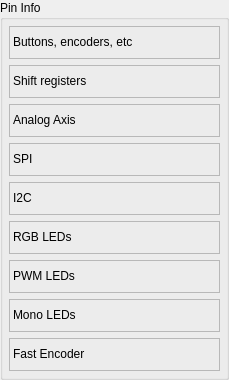
 <widget class="QWidget" name="PinTypeHelper">
  <property name="geometry">
   <rect>
    <x>0</x>
    <y>0</y>
    <width>229</width>
    <height>380</height>
   </rect>
  </property>
  <property name="windowTitle">
   <string>Form</string>
  </property>
  <layout class="QVBoxLayout" name="verticalLayout_2">
   <property name="leftMargin">
    <number>0</number>
   </property>
   <property name="topMargin">
    <number>0</number>
   </property>
   <property name="rightMargin">
    <number>0</number>
   </property>
   <property name="bottomMargin">
    <number>0</number>
   </property>
   <item>
    <widget class="QGroupBox" name="groupBox">
     <property name="toolTip">
      <string>&lt;html&gt;&lt;head/&gt;&lt;body&gt;&lt;p&gt;&lt;span style=&quot; font-size:11pt;&quot;&gt;Brief information. &lt;/span&gt;&lt;span style=&quot; font-size:11pt; font-weight:700;&quot;&gt;Be sure&lt;/span&gt;&lt;span style=&quot; font-size:11pt;&quot;&gt; to read the &lt;/span&gt;&lt;span style=&quot; font-size:11pt; font-weight:700;&quot;&gt;Wiki&lt;/span&gt;&lt;span style=&quot; font-size:11pt;&quot;&gt; for details&lt;/span&gt;&lt;span style=&quot; font-size:11pt; font-weight:700;&quot;&gt;!!&lt;/span&gt;&lt;/p&gt;&lt;/body&gt;&lt;/html&gt;</string>
     </property>
     <property name="title">
      <string>Pin Info</string>
     </property>
     <layout class="QVBoxLayout" name="verticalLayout">
      <property name="leftMargin">
       <number>6</number>
      </property>
      <property name="topMargin">
       <number>6</number>
      </property>
      <property name="rightMargin">
       <number>6</number>
      </property>
      <property name="bottomMargin">
       <number>6</number>
      </property>
      <item>
       <widget class="QLabel" name="label_buttons">
        <property name="toolTip">
         <string>&lt;html&gt;&lt;head/&gt;&lt;body&gt;&lt;p&gt;&lt;span style=&quot; font-size:11pt;&quot;&gt;You can connect buttons, toggle switches, encoders, both directly &amp;quot;&lt;/span&gt;&lt;span style=&quot; font-size:11pt; font-weight:700; color:#1982f0;&quot;&gt;Button to GND&lt;/span&gt;&lt;span style=&quot; font-size:11pt;&quot;&gt;/&lt;/span&gt;&lt;span style=&quot; font-size:11pt; font-weight:700; color:#aaaa00;&quot;&gt;Vcc&lt;/span&gt;&lt;span style=&quot; font-size:11pt;&quot;&gt;&amp;quot;, and combining them into a matrix &amp;quot;&lt;/span&gt;&lt;span style=&quot; font-size:11pt; font-weight:700; color:#7882fa;&quot;&gt;Button Row/Column&lt;/span&gt;&lt;span style=&quot; font-size:11pt;&quot;&gt;&amp;quot;. When connected to &amp;quot;&lt;/span&gt;&lt;span style=&quot; font-size:11pt; font-weight:700; color:#1982f0;&quot;&gt;Button to GND&lt;/span&gt;&lt;span style=&quot; font-size:11pt;&quot;&gt;&amp;quot; the second contact of the button is connected to &lt;/span&gt;&lt;span style=&quot; font-size:11pt; font-weight:700; color:#010101;&quot;&gt;GND&lt;/span&gt;&lt;span style=&quot; font-size:11pt;&quot;&gt;, with &amp;quot;&lt;/span&gt;&lt;span style=&quot; font-size:11pt; font-weight:700; color:#aaaa00;&quot;&gt;Button Vcc&lt;/span&gt;&lt;span style=&quot; font-size:11pt;&quot;&gt;&amp;quot; to 3.3v.&lt;/span&gt;&lt;/p&gt;&lt;p&gt;&lt;img src=&quot;:/Images/buttonEncToggle.png&quot;/&gt;&lt;/p&gt;&lt;/body&gt;&lt;/html&gt;</string>
        </property>
        <property name="frameShape">
         <enum>QFrame::StyledPanel</enum>
        </property>
        <property name="text">
         <string>&lt;html&gt;&lt;head/&gt;&lt;body&gt;&lt;p&gt;Buttons, encoders, etc &lt;img src=&quot;:/Images/info_icon.png&quot; width=&quot;10&quot; align=&quot;right&quot;/&gt;&lt;/p&gt;&lt;/body&gt;&lt;/html&gt;</string>
        </property>
       </widget>
      </item>
      <item>
       <widget class="QLabel" name="label_shiftReg">
        <property name="toolTip">
         <string>&lt;html&gt;&lt;head/&gt;&lt;body&gt;&lt;p&gt;&lt;span style=&quot; font-size:11pt;&quot;&gt;Shift registers &lt;/span&gt;&lt;span style=&quot; font-size:11pt; font-weight:700;&quot;&gt;74HC165&lt;/span&gt;&lt;span style=&quot; font-size:11pt;&quot;&gt; and &lt;/span&gt;&lt;span style=&quot; font-size:11pt; font-weight:700;&quot;&gt;CD4021&lt;/span&gt;&lt;span style=&quot; font-size:11pt;&quot;&gt; are supported. To connect, use the table below on the selected pins, and then set the number of buttons in the &amp;quot;Registers&amp;quot; tab.&lt;/span&gt;&lt;/p&gt;&lt;p&gt;&lt;span style=&quot; font-size:11pt; font-weight:700; color:#69b437;&quot;&gt;ShiftReg_CLK&lt;/span&gt;&lt;span style=&quot; font-size:11pt;&quot;&gt; and &lt;/span&gt;&lt;span style=&quot; font-size:11pt; font-weight:700; color:#69b437;&quot;&gt;ShiftReg_LATCH&lt;/span&gt;&lt;span style=&quot; font-size:11pt;&quot;&gt; - can be common to each shift register chain, or common to all shift register chains.&lt;/span&gt;&lt;/p&gt;&lt;p&gt;&lt;span style=&quot; font-size:11pt; font-weight:700; color:#69b437;&quot;&gt;ShiftReg_DATA&lt;/span&gt;&lt;span style=&quot; font-size:11pt;&quot;&gt; - individually for each chain of shift registers.&lt;br/&gt;&lt;/span&gt;&lt;/p&gt;&lt;table border=&quot;0&quot; style=&quot; margin-top:0px; margin-bottom:0px; margin-left:0px; margin-right:0px; border-collapse:collapse;&quot; cellspacing=&quot;2&quot; cellpadding=&quot;0&quot; bgcolor=&quot;#22272e&quot;&gt;&lt;thead&gt;&lt;tr&gt;&lt;td style=&quot; padding-left:7; padding-right:7; padding-top:3; padding-bottom:3; border-top:1px; border-right:1px; border-bottom:1px; border-left:1px; border-top-color:#555555; border-right-color:#555555; border-bottom-color:#555555; border-left-color:#555555; border-top-style:solid; border-right-style:solid; border-bottom-style:solid; border-left-style:solid;&quot;&gt;&lt;p align=&quot;center&quot;&gt;&lt;span style=&quot; font-family:'-apple-system','BlinkMacSystemFont','Segoe UI','Noto Sans','Helvetica','Arial','sans-serif','Apple Color Emoji','Segoe UI Emoji'; font-size:11pt; font-weight:700;&quot;&gt;Name in configurator&lt;/span&gt;&lt;/p&gt;&lt;/td&gt;&lt;td style=&quot; padding-left:7; padding-right:7; padding-top:3; padding-bottom:3; border-top:1px; border-right:1px; border-bottom:1px; border-left:1px; border-top-color:#555555; border-right-color:#555555; border-bottom-color:#555555; border-left-color:#555555; border-top-style:solid; border-right-style:solid; border-bottom-style:solid; border-left-style:solid;&quot;&gt;&lt;p align=&quot;center&quot;&gt;&lt;span style=&quot; font-family:'-apple-system','BlinkMacSystemFont','Segoe UI','Noto Sans','Helvetica','Arial','sans-serif','Apple Color Emoji','Segoe UI Emoji'; font-size:11pt; font-weight:700;&quot;&gt;74HC165 pin&lt;/span&gt;&lt;/p&gt;&lt;/td&gt;&lt;td style=&quot; padding-left:7; padding-right:7; padding-top:3; padding-bottom:3; border-top:1px; border-right:1px; border-bottom:1px; border-left:1px; border-top-color:#555555; border-right-color:#555555; border-bottom-color:#555555; border-left-color:#555555; border-top-style:solid; border-right-style:solid; border-bottom-style:solid; border-left-style:solid;&quot;&gt;&lt;p align=&quot;center&quot;&gt;&lt;span style=&quot; font-family:'-apple-system','BlinkMacSystemFont','Segoe UI','Noto Sans','Helvetica','Arial','sans-serif','Apple Color Emoji','Segoe UI Emoji'; font-size:11pt; font-weight:700;&quot;&gt;CD4021 pin&lt;/span&gt;&lt;/p&gt;&lt;/td&gt;&lt;td style=&quot; padding-left:7; padding-right:7; padding-top:3; padding-bottom:3; border-top:1px; border-right:1px; border-bottom:1px; border-left:1px; border-top-color:#555555; border-right-color:#555555; border-bottom-color:#555555; border-left-color:#555555; border-top-style:solid; border-right-style:solid; border-bottom-style:solid; border-left-style:solid;&quot;&gt;&lt;p align=&quot;center&quot;&gt;&lt;span style=&quot; font-family:'-apple-system','BlinkMacSystemFont','Segoe UI','Noto Sans','Helvetica','Arial','sans-serif','Apple Color Emoji','Segoe UI Emoji'; font-size:11pt; font-weight:700;&quot;&gt;Alternative pin names&lt;/span&gt;&lt;/p&gt;&lt;/td&gt;&lt;/tr&gt;&lt;/thead&gt;&lt;tr&gt;&lt;td style=&quot; padding-left:7; padding-right:7; padding-top:3; padding-bottom:3; border-top:1px; border-right:1px; border-bottom:1px; border-left:1px; border-top-color:#555555; border-right-color:#555555; border-bottom-color:#555555; border-left-color:#555555; border-top-style:solid; border-right-style:solid; border-bottom-style:solid; border-left-style:solid;&quot;&gt;&lt;p&gt;&lt;span style=&quot; font-family:'-apple-system','BlinkMacSystemFont','Segoe UI','Noto Sans','Helvetica','Arial','sans-serif','Apple Color Emoji','Segoe UI Emoji'; font-size:11pt; color:#69b437;&quot;&gt;ShiftReg_CLK&lt;/span&gt;&lt;/p&gt;&lt;/td&gt;&lt;td style=&quot; padding-left:7; padding-right:7; padding-top:3; padding-bottom:3; border-top:1px; border-right:1px; border-bottom:1px; border-left:1px; border-top-color:#555555; border-right-color:#555555; border-bottom-color:#555555; border-left-color:#555555; border-top-style:solid; border-right-style:solid; border-bottom-style:solid; border-left-style:solid;&quot;&gt;&lt;p&gt;&lt;span style=&quot; font-family:'-apple-system','BlinkMacSystemFont','Segoe UI','Noto Sans','Helvetica','Arial','sans-serif','Apple Color Emoji','Segoe UI Emoji'; font-size:11pt;&quot;&gt;CLK&lt;/span&gt;&lt;/p&gt;&lt;/td&gt;&lt;td style=&quot; padding-left:7; padding-right:7; padding-top:3; padding-bottom:3; border-top:1px; border-right:1px; border-bottom:1px; border-left:1px; border-top-color:#555555; border-right-color:#555555; border-bottom-color:#555555; border-left-color:#555555; border-top-style:solid; border-right-style:solid; border-bottom-style:solid; border-left-style:solid;&quot;&gt;&lt;p&gt;&lt;span style=&quot; font-family:'-apple-system','BlinkMacSystemFont','Segoe UI','Noto Sans','Helvetica','Arial','sans-serif','Apple Color Emoji','Segoe UI Emoji'; font-size:11pt;&quot;&gt;CLOCK&lt;/span&gt;&lt;/p&gt;&lt;/td&gt;&lt;td style=&quot; padding-left:7; padding-right:7; padding-top:3; padding-bottom:3; border-top:1px; border-right:1px; border-bottom:1px; border-left:1px; border-top-color:#555555; border-right-color:#555555; border-bottom-color:#555555; border-left-color:#555555; border-top-style:solid; border-right-style:solid; border-bottom-style:solid; border-left-style:solid;&quot;&gt;&lt;p&gt;&lt;span style=&quot; font-family:'-apple-system','BlinkMacSystemFont','Segoe UI','Noto Sans','Helvetica','Arial','sans-serif','Apple Color Emoji','Segoe UI Emoji'; font-size:11pt;&quot;&gt;SCK&lt;/span&gt;&lt;/p&gt;&lt;/td&gt;&lt;/tr&gt;&lt;tr&gt;&lt;td style=&quot; padding-left:7; padding-right:7; padding-top:3; padding-bottom:3; border-top:1px; border-right:1px; border-bottom:1px; border-left:1px; border-top-color:#555555; border-right-color:#555555; border-bottom-color:#555555; border-left-color:#555555; border-top-style:solid; border-right-style:solid; border-bottom-style:solid; border-left-style:solid;&quot;&gt;&lt;p&gt;&lt;span style=&quot; font-family:'-apple-system','BlinkMacSystemFont','Segoe UI','Noto Sans','Helvetica','Arial','sans-serif','Apple Color Emoji','Segoe UI Emoji'; font-size:11pt; color:#69b437;&quot;&gt;ShiftReg_DATA&lt;/span&gt;&lt;/p&gt;&lt;/td&gt;&lt;td style=&quot; padding-left:7; padding-right:7; padding-top:3; padding-bottom:3; border-top:1px; border-right:1px; border-bottom:1px; border-left:1px; border-top-color:#555555; border-right-color:#555555; border-bottom-color:#555555; border-left-color:#555555; border-top-style:solid; border-right-style:solid; border-bottom-style:solid; border-left-style:solid;&quot;&gt;&lt;p&gt;&lt;span style=&quot; font-family:'-apple-system','BlinkMacSystemFont','Segoe UI','Noto Sans','Helvetica','Arial','sans-serif','Apple Color Emoji','Segoe UI Emoji'; font-size:11pt;&quot;&gt;Qh&lt;/span&gt;&lt;/p&gt;&lt;/td&gt;&lt;td style=&quot; padding-left:7; padding-right:7; padding-top:3; padding-bottom:3; border-top:1px; border-right:1px; border-bottom:1px; border-left:1px; border-top-color:#555555; border-right-color:#555555; border-bottom-color:#555555; border-left-color:#555555; border-top-style:solid; border-right-style:solid; border-bottom-style:solid; border-left-style:solid;&quot;&gt;&lt;p&gt;&lt;span style=&quot; font-family:'-apple-system','BlinkMacSystemFont','Segoe UI','Noto Sans','Helvetica','Arial','sans-serif','Apple Color Emoji','Segoe UI Emoji'; font-size:11pt;&quot;&gt;Q8&lt;/span&gt;&lt;/p&gt;&lt;/td&gt;&lt;td style=&quot; padding-left:7; padding-right:7; padding-top:3; padding-bottom:3; border-top:1px; border-right:1px; border-bottom:1px; border-left:1px; border-top-color:#555555; border-right-color:#555555; border-bottom-color:#555555; border-left-color:#555555; border-top-style:solid; border-right-style:solid; border-bottom-style:solid; border-left-style:solid;&quot;&gt;&lt;p&gt;&lt;span style=&quot; font-family:'-apple-system','BlinkMacSystemFont','Segoe UI','Noto Sans','Helvetica','Arial','sans-serif','Apple Color Emoji','Segoe UI Emoji'; font-size:11pt;&quot;&gt;DATA/SERIAL_OUT/OUT&lt;/span&gt;&lt;/p&gt;&lt;/td&gt;&lt;/tr&gt;&lt;tr&gt;&lt;td style=&quot; padding-left:7; padding-right:7; padding-top:3; padding-bottom:3; border-top:1px; border-right:1px; border-bottom:1px; border-left:1px; border-top-color:#555555; border-right-color:#555555; border-bottom-color:#555555; border-left-color:#555555; border-top-style:solid; border-right-style:solid; border-bottom-style:solid; border-left-style:solid;&quot;&gt;&lt;p&gt;&lt;span style=&quot; font-family:'-apple-system','BlinkMacSystemFont','Segoe UI','Noto Sans','Helvetica','Arial','sans-serif','Apple Color Emoji','Segoe UI Emoji'; font-size:11pt; color:#69b437;&quot;&gt;ShiftReg_LATCH&lt;/span&gt;&lt;/p&gt;&lt;/td&gt;&lt;td style=&quot; padding-left:7; padding-right:7; padding-top:3; padding-bottom:3; border-top:1px; border-right:1px; border-bottom:1px; border-left:1px; border-top-color:#555555; border-right-color:#555555; border-bottom-color:#555555; border-left-color:#555555; border-top-style:solid; border-right-style:solid; border-bottom-style:solid; border-left-style:solid;&quot;&gt;&lt;p&gt;&lt;span style=&quot; font-family:'-apple-system','BlinkMacSystemFont','Segoe UI','Noto Sans','Helvetica','Arial','sans-serif','Apple Color Emoji','Segoe UI Emoji'; font-size:11pt;&quot;&gt;SH/LD&lt;/span&gt;&lt;/p&gt;&lt;/td&gt;&lt;td style=&quot; padding-left:7; padding-right:7; padding-top:3; padding-bottom:3; border-top:1px; border-right:1px; border-bottom:1px; border-left:1px; border-top-color:#555555; border-right-color:#555555; border-bottom-color:#555555; border-left-color:#555555; border-top-style:solid; border-right-style:solid; border-bottom-style:solid; border-left-style:solid;&quot;&gt;&lt;p&gt;&lt;span style=&quot; font-family:'-apple-system','BlinkMacSystemFont','Segoe UI','Noto Sans','Helvetica','Arial','sans-serif','Apple Color Emoji','Segoe UI Emoji'; font-size:11pt;&quot;&gt;PAR/SER CONTROL&lt;/span&gt;&lt;/p&gt;&lt;/td&gt;&lt;td style=&quot; padding-left:7; padding-right:7; padding-top:3; padding-bottom:3; border-top:1px; border-right:1px; border-bottom:1px; border-left:1px; border-top-color:#555555; border-right-color:#555555; border-bottom-color:#555555; border-left-color:#555555; border-top-style:solid; border-right-style:solid; border-bottom-style:solid; border-left-style:solid;&quot;&gt;&lt;p&gt;&lt;span style=&quot; font-family:'-apple-system','BlinkMacSystemFont','Segoe UI','Noto Sans','Helvetica','Arial','sans-serif','Apple Color Emoji','Segoe UI Emoji'; font-size:11pt;&quot;&gt;LATCH&lt;/span&gt;&lt;/p&gt;&lt;/td&gt;&lt;/tr&gt;&lt;tr&gt;&lt;td style=&quot; padding-left:7; padding-right:7; padding-top:3; padding-bottom:3; border-top:1px; border-right:1px; border-bottom:1px; border-left:1px; border-top-color:#555555; border-right-color:#555555; border-bottom-color:#555555; border-left-color:#555555; border-top-style:solid; border-right-style:solid; border-bottom-style:solid; border-left-style:solid;&quot;&gt;&lt;p&gt;&lt;span style=&quot; font-family:'-apple-system','BlinkMacSystemFont','Segoe UI','Noto Sans','Helvetica','Arial','sans-serif','Apple Color Emoji','Segoe UI Emoji'; font-size:11pt; color:#ff7f27;&quot;&gt;3.3V&lt;/span&gt;&lt;/p&gt;&lt;/td&gt;&lt;td style=&quot; padding-left:7; padding-right:7; padding-top:3; padding-bottom:3; border-top:1px; border-right:1px; border-bottom:1px; border-left:1px; border-top-color:#555555; border-right-color:#555555; border-bottom-color:#555555; border-left-color:#555555; border-top-style:solid; border-right-style:solid; border-bottom-style:solid; border-left-style:solid;&quot;&gt;&lt;p&gt;&lt;span style=&quot; font-family:'-apple-system','BlinkMacSystemFont','Segoe UI','Noto Sans','Helvetica','Arial','sans-serif','Apple Color Emoji','Segoe UI Emoji'; font-size:11pt;&quot;&gt;VCC&lt;/span&gt;&lt;/p&gt;&lt;/td&gt;&lt;td style=&quot; padding-left:7; padding-right:7; padding-top:3; padding-bottom:3; border-top:1px; border-right:1px; border-bottom:1px; border-left:1px; border-top-color:#555555; border-right-color:#555555; border-bottom-color:#555555; border-left-color:#555555; border-top-style:solid; border-right-style:solid; border-bottom-style:solid; border-left-style:solid;&quot;&gt;&lt;p&gt;&lt;span style=&quot; font-family:'-apple-system','BlinkMacSystemFont','Segoe UI','Noto Sans','Helvetica','Arial','sans-serif','Apple Color Emoji','Segoe UI Emoji'; font-size:11pt;&quot;&gt;VDD&lt;/span&gt;&lt;/p&gt;&lt;/td&gt;&lt;td style=&quot; padding-left:7; padding-right:7; padding-top:3; padding-bottom:3; border-top:1px; border-right:1px; border-bottom:1px; border-left:1px; border-top-color:#555555; border-right-color:#555555; border-bottom-color:#555555; border-left-color:#555555; border-top-style:solid; border-right-style:solid; border-bottom-style:solid; border-left-style:solid;&quot;&gt;&lt;p&gt;&lt;span style=&quot; font-family:'-apple-system','BlinkMacSystemFont','Segoe UI','Noto Sans','Helvetica','Arial','sans-serif','Apple Color Emoji','Segoe UI Emoji'; font-size:11pt;&quot;&gt;5V/V+&lt;/span&gt;&lt;/p&gt;&lt;/td&gt;&lt;/tr&gt;&lt;tr&gt;&lt;td style=&quot; padding-left:7; padding-right:7; padding-top:3; padding-bottom:3; border-top:1px; border-right:1px; border-bottom:1px; border-left:1px; border-top-color:#555555; border-right-color:#555555; border-bottom-color:#555555; border-left-color:#555555; border-top-style:solid; border-right-style:solid; border-bottom-style:solid; border-left-style:solid;&quot;&gt;&lt;p&gt;&lt;span style=&quot; font-family:'-apple-system','BlinkMacSystemFont','Segoe UI','Noto Sans','Helvetica','Arial','sans-serif','Apple Color Emoji','Segoe UI Emoji'; font-size:11pt; color:#000000;&quot;&gt;GND&lt;/span&gt;&lt;/p&gt;&lt;/td&gt;&lt;td style=&quot; padding-left:7; padding-right:7; padding-top:3; padding-bottom:3; border-top:1px; border-right:1px; border-bottom:1px; border-left:1px; border-top-color:#555555; border-right-color:#555555; border-bottom-color:#555555; border-left-color:#555555; border-top-style:solid; border-right-style:solid; border-bottom-style:solid; border-left-style:solid;&quot;&gt;&lt;p&gt;&lt;span style=&quot; font-family:'-apple-system','BlinkMacSystemFont','Segoe UI','Noto Sans','Helvetica','Arial','sans-serif','Apple Color Emoji','Segoe UI Emoji'; font-size:11pt;&quot;&gt;GND&lt;/span&gt;&lt;/p&gt;&lt;/td&gt;&lt;td style=&quot; padding-left:7; padding-right:7; padding-top:3; padding-bottom:3; border-top:1px; border-right:1px; border-bottom:1px; border-left:1px; border-top-color:#555555; border-right-color:#555555; border-bottom-color:#555555; border-left-color:#555555; border-top-style:solid; border-right-style:solid; border-bottom-style:solid; border-left-style:solid;&quot;&gt;&lt;p&gt;&lt;span style=&quot; font-family:'-apple-system','BlinkMacSystemFont','Segoe UI','Noto Sans','Helvetica','Arial','sans-serif','Apple Color Emoji','Segoe UI Emoji'; font-size:11pt;&quot;&gt;VSS&lt;/span&gt;&lt;/p&gt;&lt;/td&gt;&lt;td style=&quot; padding-left:7; padding-right:7; padding-top:3; padding-bottom:3; border-top:1px; border-right:1px; border-bottom:1px; border-left:1px; border-top-color:#555555; border-right-color:#555555; border-bottom-color:#555555; border-left-color:#555555; border-top-style:solid; border-right-style:solid; border-bottom-style:solid; border-left-style:solid;&quot;&gt;&lt;p&gt;&lt;span style=&quot; font-family:'-apple-system','BlinkMacSystemFont','Segoe UI','Noto Sans','Helvetica','Arial','sans-serif','Apple Color Emoji','Segoe UI Emoji'; font-size:11pt;&quot;&gt;V-&lt;/span&gt;&lt;/p&gt;&lt;/td&gt;&lt;/tr&gt;&lt;/table&gt;&lt;/body&gt;&lt;/html&gt;</string>
        </property>
        <property name="frameShape">
         <enum>QFrame::StyledPanel</enum>
        </property>
        <property name="text">
         <string>&lt;html&gt;&lt;head/&gt;&lt;body&gt;&lt;p&gt;Shift registers&lt;img src=&quot;:/Images/info_icon.png&quot; width=&quot;10&quot; align=&quot;right&quot;/&gt;&lt;/p&gt;&lt;/body&gt;&lt;/html&gt;</string>
        </property>
       </widget>
      </item>
      <item>
       <widget class="QLabel" name="label_analogAxis">
        <property name="toolTip">
         <string>&lt;html&gt;&lt;head/&gt;&lt;body&gt;&lt;p&gt;&lt;span style=&quot; font-size:11pt; font-weight:700;&quot;&gt;Potentiometer&lt;/span&gt;&lt;span style=&quot; font-size:11pt;&quot;&gt; and &lt;/span&gt;&lt;span style=&quot; font-size:11pt; font-weight:700;&quot;&gt;Hall sensor&lt;/span&gt;&lt;span style=&quot; font-size:11pt;&quot;&gt; can be connected directly to the &amp;quot;&lt;/span&gt;&lt;span style=&quot; font-size:11pt; font-weight:700; color:#00a000;&quot;&gt;Axis Analog&lt;/span&gt;&lt;span style=&quot; font-size:11pt;&quot;&gt;&amp;quot; pin.&lt;/span&gt;&lt;/p&gt;&lt;p&gt;&lt;img src=&quot;:/Images/potentiometer.png&quot; width=&quot;240&quot;/&gt;&lt;img src=&quot;:/Images/hall2.png&quot; width=&quot;240&quot;/&gt;&lt;/p&gt;&lt;/body&gt;&lt;/html&gt;</string>
        </property>
        <property name="frameShape">
         <enum>QFrame::StyledPanel</enum>
        </property>
        <property name="text">
         <string>&lt;html&gt;&lt;head/&gt;&lt;body&gt;&lt;p&gt;Analog Axis&lt;img src=&quot;:/Images/info_icon.png&quot; width=&quot;10&quot; align=&quot;right&quot;/&gt;&lt;/p&gt;&lt;/body&gt;&lt;/html&gt;</string>
        </property>
       </widget>
      </item>
      <item>
       <widget class="QLabel" name="label_spi">
        <property name="toolTip">
         <string>&lt;html&gt;&lt;head/&gt;&lt;body&gt;&lt;p&gt;&lt;span style=&quot; font-size:11pt;&quot;&gt;It is possible to connect &lt;/span&gt;&lt;span style=&quot; font-size:11pt; font-weight:700;&quot;&gt;Hall sensors &lt;/span&gt;&lt;span style=&quot; font-size:11pt; font-weight:700; color:#329978;&quot;&gt;TLE5011&lt;/span&gt;&lt;span style=&quot; font-size:11pt;&quot;&gt;, &lt;/span&gt;&lt;span style=&quot; font-size:11pt; font-weight:700; color:#329978;&quot;&gt;TLE5010&lt;/span&gt;&lt;span style=&quot; font-size:11pt;&quot;&gt;, &lt;/span&gt;&lt;span style=&quot; font-size:11pt; font-weight:700; color:#329978;&quot;&gt;TLE5012B&lt;/span&gt;&lt;span style=&quot; font-size:11pt;&quot;&gt;, &lt;/span&gt;&lt;span style=&quot; font-size:11pt; font-weight:700; color:#329978;&quot;&gt;MLX90393&lt;/span&gt;&lt;span style=&quot; font-size:11pt;&quot;&gt;, &lt;/span&gt;&lt;span style=&quot; font-size:11pt; font-weight:700; color:#329978;&quot;&gt;MLX90363&lt;/span&gt;&lt;span style=&quot; font-size:11pt;&quot;&gt;, &lt;/span&gt;&lt;span style=&quot; font-size:11pt; font-weight:700; color:#329978;&quot;&gt;AS5048A&lt;/span&gt;&lt;span style=&quot; font-size:11pt;&quot;&gt; and &lt;/span&gt;&lt;span style=&quot; font-size:11pt; font-weight:700;&quot;&gt;analog-to-digital converters &lt;/span&gt;&lt;span style=&quot; font-size:11pt; font-weight:700; color:#329978;&quot;&gt;MCP32XX&lt;/span&gt;&lt;span style=&quot; font-size:11pt;&quot;&gt; to &lt;/span&gt;&lt;span style=&quot; font-size:11pt; font-weight:700; color:#329978;&quot;&gt;SPI&lt;/span&gt;&lt;span style=&quot; font-size:11pt;&quot;&gt;. See the &lt;/span&gt;&lt;span style=&quot; font-size:11pt; font-weight:700;&quot;&gt;Wiki&lt;/span&gt;&lt;span style=&quot; font-size:11pt;&quot;&gt; for details.&lt;/span&gt;&lt;/p&gt;&lt;p&gt;&lt;img src=&quot;:/Images/MLX90393.png&quot;/&gt;&lt;/p&gt;&lt;/body&gt;&lt;/html&gt;</string>
        </property>
        <property name="frameShape">
         <enum>QFrame::StyledPanel</enum>
        </property>
        <property name="text">
         <string>&lt;html&gt;&lt;head/&gt;&lt;body&gt;&lt;p&gt;SPI&lt;img src=&quot;:/Images/info_icon.png&quot; width=&quot;10&quot; align=&quot;right&quot;/&gt;&lt;/p&gt;&lt;/body&gt;&lt;/html&gt;</string>
        </property>
       </widget>
      </item>
      <item>
       <widget class="QLabel" name="label_i2c">
        <property name="toolTip">
         <string>&lt;html&gt;&lt;head/&gt;&lt;body&gt;&lt;p&gt;&lt;span style=&quot; font-size:11pt;&quot;&gt;It is possible to connect to &lt;/span&gt;&lt;span style=&quot; font-size:11pt; font-weight:700; color:#5a9b8c;&quot;&gt;I2C SDA/SCL &lt;/span&gt;&lt;span style=&quot; font-size:11pt; font-weight:700;&quot;&gt;AS5600 Hall sensor&lt;/span&gt;&lt;span style=&quot; font-size:11pt;&quot;&gt;, no more than &lt;/span&gt;&lt;span style=&quot; font-size:11pt; font-weight:700;&quot;&gt;1&lt;/span&gt;&lt;span style=&quot; font-size:11pt;&quot;&gt; pcs., or &lt;/span&gt;&lt;span style=&quot; font-size:11pt; font-weight:700;&quot;&gt;ADS1115 analog-to-digital converter&lt;/span&gt;&lt;span style=&quot; font-size:11pt;&quot;&gt;, up to &lt;/span&gt;&lt;span style=&quot; font-size:11pt; font-weight:700;&quot;&gt;4&lt;/span&gt;&lt;span style=&quot; font-size:11pt;&quot;&gt; pcs., but the total number of axes cannot be more than &lt;/span&gt;&lt;span style=&quot; font-size:11pt; font-weight:700;&quot;&gt;8&lt;/span&gt;&lt;span style=&quot; font-size:11pt;&quot;&gt;.&lt;/span&gt;&lt;/p&gt;&lt;p&gt;&lt;img src=&quot;:/Images/ADS1115.png&quot;/&gt;&lt;img src=&quot;:/Images/AS5600.png&quot;/&gt;&lt;/p&gt;&lt;/body&gt;&lt;/html&gt;</string>
        </property>
        <property name="frameShape">
         <enum>QFrame::StyledPanel</enum>
        </property>
        <property name="text">
         <string>&lt;html&gt;&lt;head/&gt;&lt;body&gt;&lt;p&gt;I2C&lt;img src=&quot;:/Images/info_icon.png&quot; width=&quot;10&quot; align=&quot;right&quot;/&gt;&lt;/p&gt;&lt;/body&gt;&lt;/html&gt;</string>
        </property>
       </widget>
      </item>
      <item>
       <widget class="QLabel" name="label_rgbLed">
        <property name="toolTip">
         <string>&lt;html&gt;&lt;head/&gt;&lt;body&gt;&lt;p&gt;&lt;span style=&quot; font-size:11pt; font-weight:700;&quot;&gt;WS2812b&lt;/span&gt;&lt;span style=&quot; font-size:11pt;&quot;&gt; addressable LEDs are supported. It is possible to customize the color of each LED, use some effects, or control the LEDs via &lt;/span&gt;&lt;span style=&quot; font-size:11pt; font-weight:700;&quot;&gt;SimHub&lt;/span&gt;&lt;span style=&quot; font-size:11pt;&quot;&gt;. Connect the &lt;/span&gt;&lt;span style=&quot; font-size:11pt; font-weight:700;&quot;&gt;DIN&lt;/span&gt;&lt;span style=&quot; font-size:11pt;&quot;&gt; pin of the LED to the selected &lt;/span&gt;&lt;span style=&quot; font-size:11pt; font-weight:700; color:#ff55ff;&quot;&gt;WS2812b LED&lt;/span&gt;&lt;span style=&quot; font-size:11pt;&quot;&gt; pin on the controller board. Settings in the &amp;quot;LED/PWM&amp;quot; tab.&lt;/span&gt;&lt;/p&gt;&lt;p&gt;&lt;img src=&quot;:/Images/rgb.png&quot; width=&quot;500&quot;/&gt;&lt;/p&gt;&lt;/body&gt;&lt;/html&gt;</string>
        </property>
        <property name="frameShape">
         <enum>QFrame::StyledPanel</enum>
        </property>
        <property name="text">
         <string>&lt;html&gt;&lt;head/&gt;&lt;body&gt;&lt;p&gt;RGB LEDs&lt;img src=&quot;:/Images/info_icon.png&quot; width=&quot;10&quot; align=&quot;right&quot;/&gt;&lt;/p&gt;&lt;/body&gt;&lt;/html&gt;</string>
        </property>
       </widget>
      </item>
      <item>
       <widget class="QLabel" name="label_pwmLed">
        <property name="toolTip">
         <string>&lt;html&gt;&lt;head/&gt;&lt;body&gt;&lt;p&gt;&lt;span style=&quot; font-size:11pt;&quot;&gt;Single-color LEDs with brightness control in the &amp;quot;LED/PWM&amp;quot; tab, no more than 20mA. Connect the &lt;/span&gt;&lt;span style=&quot; font-size:11pt; font-weight:700; color:#d37a0d;&quot;&gt;+&lt;/span&gt;&lt;span style=&quot; font-size:11pt;&quot;&gt; of the LED to the &amp;quot;&lt;/span&gt;&lt;span style=&quot; font-size:11pt; font-weight:700; color:#c85a46;&quot;&gt;PWM LED&lt;/span&gt;&lt;span style=&quot; font-size:11pt;&quot;&gt;&amp;quot; pin. The value of the current-limiting resistance is recommended to be calculated individually for the LEDs used.&lt;/span&gt;&lt;/p&gt;&lt;p&gt;&lt;img src=&quot;:/Images/pwmLed.png&quot;/&gt;&lt;/p&gt;&lt;/body&gt;&lt;/html&gt;</string>
        </property>
        <property name="frameShape">
         <enum>QFrame::StyledPanel</enum>
        </property>
        <property name="text">
         <string>&lt;html&gt;&lt;head/&gt;&lt;body&gt;&lt;p&gt;PWM LEDs&lt;img src=&quot;:/Images/info_icon.png&quot; width=&quot;10&quot; align=&quot;right&quot;/&gt;&lt;/p&gt;&lt;/body&gt;&lt;/html&gt;</string>
        </property>
       </widget>
      </item>
      <item>
       <widget class="QLabel" name="label_monoLed">
        <property name="toolTip">
         <string>&lt;html&gt;&lt;head/&gt;&lt;body&gt;&lt;p&gt;&lt;span style=&quot; font-size:11pt;&quot;&gt;Single-color LEDs, not more than 20mA, linked to the pressed buttons in the &amp;quot;LED/PWM&amp;quot; tab. Both direct &amp;quot;&lt;/span&gt;&lt;span style=&quot; font-size:11pt; font-weight:700; color:#c89646;&quot;&gt;LED Single&lt;/span&gt;&lt;span style=&quot; font-size:11pt;&quot;&gt;&amp;quot; and LED matrix &amp;quot;&lt;/span&gt;&lt;span style=&quot; font-size:11pt; font-weight:700; color:#c88246;&quot;&gt;LED Row/Column&lt;/span&gt;&lt;span style=&quot; font-size:11pt;&quot;&gt;&amp;quot; connection are supported. The value of the current-limiting resistance is recommended to be calculated individually for the LEDs used.&lt;/span&gt;&lt;/p&gt;&lt;p&gt;&lt;img src=&quot;:/Images/monoLed.png&quot;/&gt;&lt;/p&gt;&lt;/body&gt;&lt;/html&gt;</string>
        </property>
        <property name="frameShape">
         <enum>QFrame::StyledPanel</enum>
        </property>
        <property name="text">
         <string>&lt;html&gt;&lt;head/&gt;&lt;body&gt;&lt;p&gt;Mono LEDs&lt;img src=&quot;:/Images/info_icon.png&quot; width=&quot;10&quot; align=&quot;right&quot;/&gt;&lt;/p&gt;&lt;/body&gt;&lt;/html&gt;</string>
        </property>
       </widget>
      </item>
      <item>
       <widget class="QLabel" name="label_fastEncoder">
        <property name="toolTip">
         <string>&lt;html&gt;&lt;head/&gt;&lt;body&gt;&lt;p&gt;&lt;span style=&quot; font-size:11pt;&quot;&gt;It is possible to connect one incremental encoder with a high frequency, it can only be used as an axis source. Pins &amp;quot;&lt;/span&gt;&lt;span style=&quot; font-size:11pt; font-weight:700; color:#379619;&quot;&gt;Fast encoder&lt;/span&gt;&lt;span style=&quot; font-size:11pt;&quot;&gt;&amp;quot;.&lt;/span&gt;&lt;/p&gt;&lt;p&gt;&lt;img src=&quot;:/Images/fastEncoder.png&quot;/&gt;&lt;/p&gt;&lt;/body&gt;&lt;/html&gt;</string>
        </property>
        <property name="frameShape">
         <enum>QFrame::StyledPanel</enum>
        </property>
        <property name="text">
         <string>&lt;html&gt;&lt;head/&gt;&lt;body&gt;&lt;p&gt;Fast Encoder&lt;img src=&quot;:/Images/info_icon.png&quot; width=&quot;10&quot; align=&quot;right&quot;/&gt;&lt;/p&gt;&lt;/body&gt;&lt;/html&gt;</string>
        </property>
       </widget>
      </item>
     </layout>
    </widget>
   </item>
  </layout>
 </widget>
